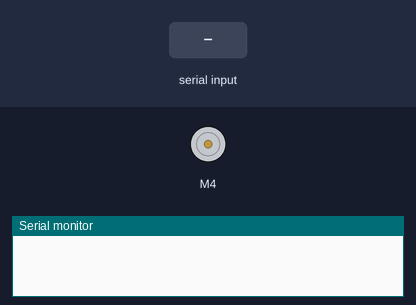
The sketch below on a simulated Arduino Uno, built with avr-gcc and run on an emulated ATmega328P. Parts: DC motor (green arrow = forward, orange = backward, longer = faster), the last lines printed to the serial monitor. The test bench sets the inputs (shaded band).

Above: at 1.2 s.
1.3 s: "90,45\n" received over Serial
At 1.9 s:
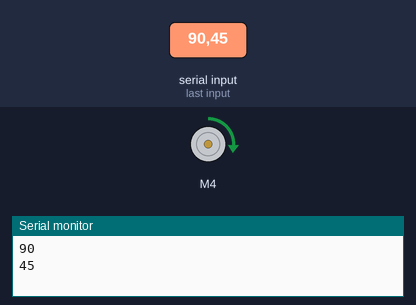
3.8 s: "30,150\n" received over Serial
At 4.6 s:
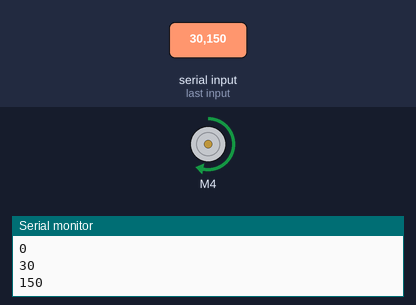
6.3 s: "200\n" received over Serial
At 6.8 s:
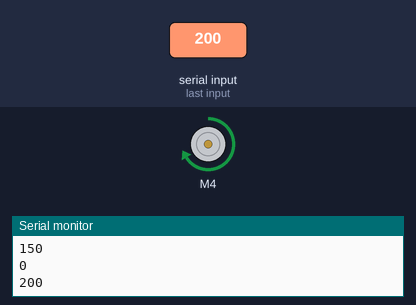
Timing chart, 0 to 9.3 s (numbered marks = the images above; inputs shaded):
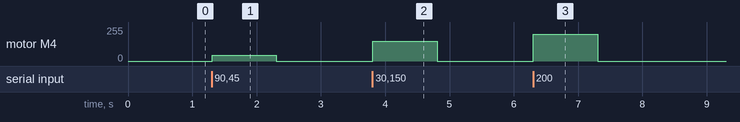

The sketch:

motorshield.ino
```cpp
// (licence header left out)
#include <AFMotor.h>

AF_DCMotor motor(4);

void setup() {
  Serial.begin(9600);           // set up Serial library at 9600 bps
  //Serial.println("Motor test!");

  // turn on motor
  //motor.setSpeed(200);

  motor.run(RELEASE);
}

void loop() {
  //uint8_t i;

  //Serial.print("tick");
  motor.run(FORWARD);
  if (Serial.available()) {
    int speed = Serial.parseInt();
    Serial.print(speed);Serial.print("\n");
    if (speed >= 0 && speed <= 255) {
       motor.setSpeed(speed);
    }


  }
  //for (i=0; i<255; i++) {
   // motor.setSpeed(i);
    //delay(10);
// }

  //for (i=255; i!=0; i--) {
    //motor.setSpeed(i);
    //delay(10);
 //}

 // Serial.print("tock");

  //motor.run(BACKWARD);
 // for (i=0; i<255; i++) {
   // motor.setSpeed(i);
    //delay(10);
 //}

  //for (i=255; i!=0; i--) {
   // motor.setSpeed(i);
   // delay(10);
 //}


  //Serial.print("tech");
  //motor.run(RELEASE);
  //delay(1000);
}
```

Measured:
- after the input at 1.3 s, motor M4: stopped → forward 45/255 at once, → stopped 1.0 s later
- after the input at 3.8 s, motor M4: stopped → forward 150/255 at once, → stopped 1.0 s later
- after the input at 6.3 s, motor M4: stopped → forward 200/255 at once, → stopped 1.0 s later
